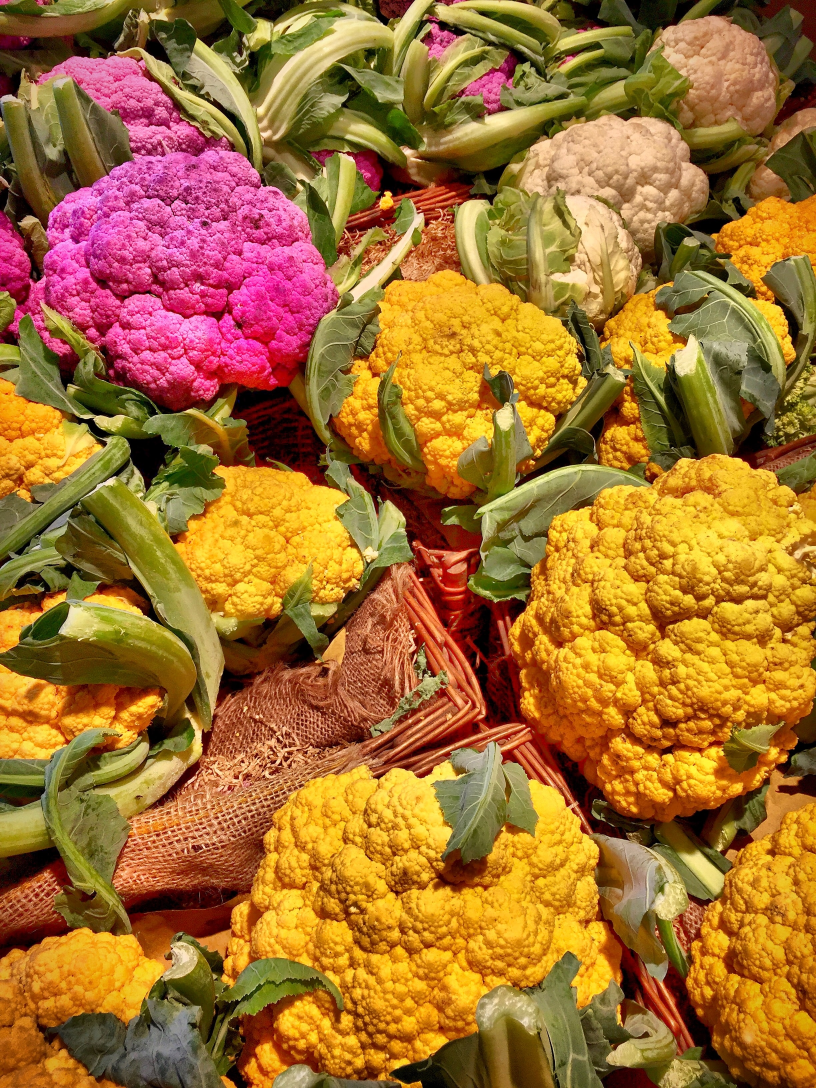
#> input picture massimo.jpg, 2448 x 3264 px (shown at 1/3 size)
$ python imgpre_sample.py
#> lines starting #> are read from the running program, lines starting #| are printed output that depends on the picture
#!/usr/bin/python3

# objective: 1 read 2 downsampled image
#            2 reconstruct them with

import matplotlib.pyplot as plt
import matplotlib.image as mpimg
import cv2
import numpy as np
from matplotlib.colors import BoundaryNorm
from matplotlib.ticker import MaxNLocator
from scipy.integrate import quad
from scipy.linalg import inv
from scipy.linalg import det

# calculate shape (function) matrix


test_img = cv2.imread('massimo.jpg')
#> test_img is the input picture: shape (3264, 2448, 3); mean B, G, R 46.7, 111.5, 162.8
test_img1 = test_img[0:505,0:505,0]
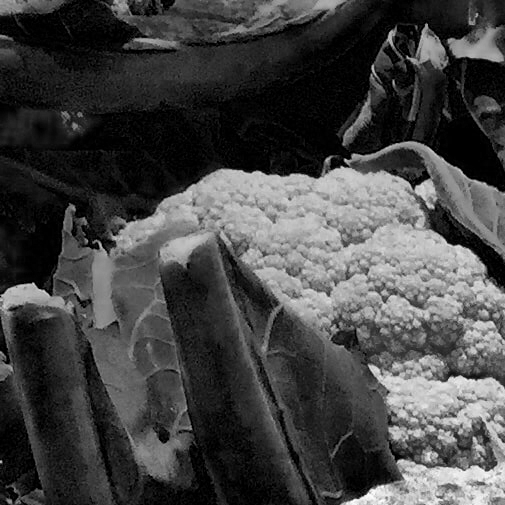
#> test_img1: shape (505, 505); min 0, max 255, mean 67.7

# Add Gaussian distribution
L = 252
X = np.arange(-L, L+1, 1.0)
Y = np.arange(-L, L+1, 1.0)
X1, Y1 = np.meshgrid(X, Y)
R = (X1**2 + Y1**2)
sigma = 100
Gaussian_F = np.exp(-R/(2*sigma**2))

test_img_F = np.multiply(test_img1,Gaussian_F)
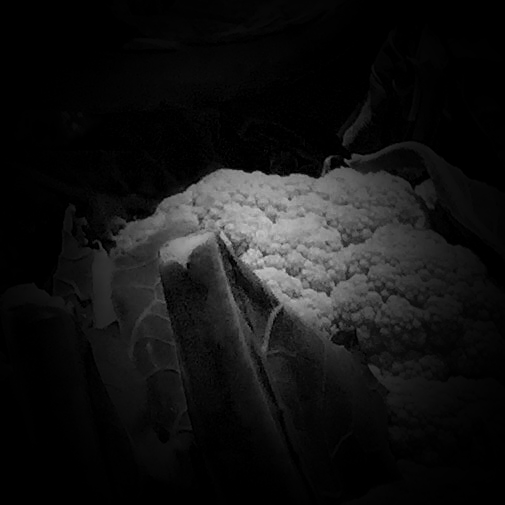
#> test_img_F: shape (505, 505) float64; min 0, max 200.5, mean 20.7

# image downsample by sample pixels
img_sampix = np.zeros((101,101))

# image downsample by pixel average
img_samavg = np.zeros((101,101))

# inverse Gaussian filter
inv_gauss = np.zeros((101,101))

for i in range(0,101):
	for j in range(0,101):
		img_sampix[i,j] = test_img_F[5*i+2,5*j+2]
		img_samavg[i,j] = np.mean(test_img_F[5*i:5*(i+1),5*j:5*(j+1)])
		inv_gauss[i,j] = Gaussian_F[5*i+2,5*j+2]
		if (i == 0 and j ==0):
			print(img_samavg[i,j])
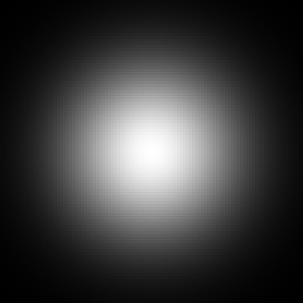
#> inv_gauss: shape (101, 101) float64 (shown 3 times larger); min 0.00193, max 1, mean 0.241


np.save('sampix.npy',img_sampix)
np.save('samavg.npy',img_samavg)
np.save('inv_gauss.npy',inv_gauss)

cv2.imwrite('nosamimg.png',test_img1)
cv2.imwrite('sampix.png',img_sampix)
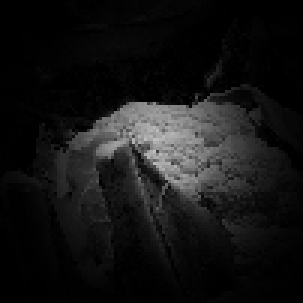
#> saved as sampix.png: shape (101, 101) (shown 3 times larger); min 0, max 192, mean 20.6
cv2.imwrite('samavg.png',img_samavg)
